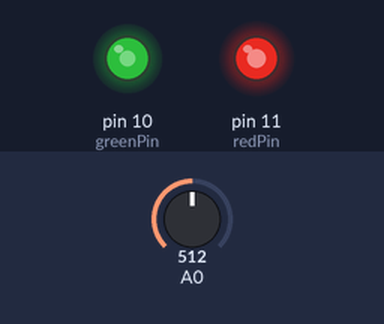
Simulated run of this sketch. Board: Arduino Uno, built with avr-gcc and run on an emulated ATmega328P. Parts: output pins drawn as LEDs (lit = HIGH). Inputs (shaded band) come from the test bench; at power-on: A0 = 512. Random numbers use the default seed unless the sketch sets one.

Above: at 20.26 s.
20.3 s: A0 set to 716
At 34.58 s:
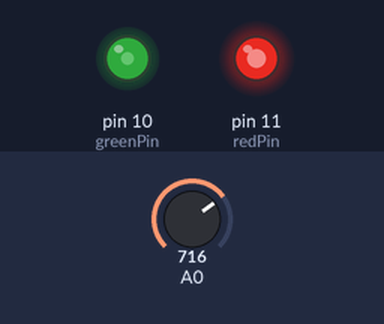
41.5 s: A0 set to 900
At 52.37 s:
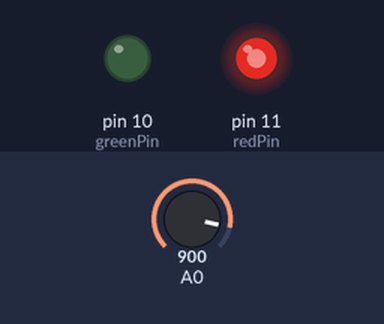
At 58.33 s:
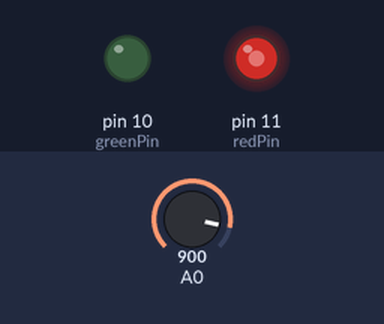
Timing chart, 0 to 60.7 s (numbered marks = the images above; inputs shaded):
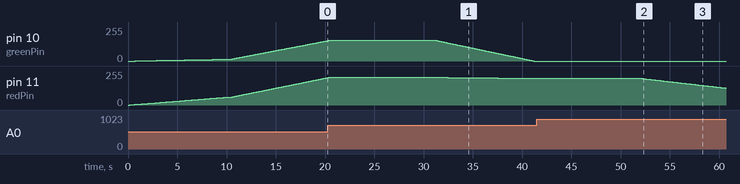

Measured:
- after the input at 41.5 s, pin 11 (redPin): moves from 200/255 to 127/255 over 8.6 s, starting after 10.6 s
- by itself, pin 10 (greenPin): rises from 152/255 to 155/255 in 0.50 s, then falls to 0/255 in 20.4 s
- by itself, pin 11 (redPin): rises from 205/255 to 207/255 in 0.05 s, then falls to 200/255 in 19.7 s

The sketch:

moodLamp.ino
```cpp
float RGB1[2], RGB2[2], INC[2];
int red, green;
int redPin = 11, greenPin = 10;

void setup(){
    randomSeed(analogRead(A0));

    for(int i=0; i<2; i++) RGB1[i]=0;
    for(int i=0; i<2; i++) RGB2[i]=random(125);
}

void loop(){
    randomSeed(analogRead(A0));
    for(int x=0; x<2; x++){
        INC[x] = (RGB1[x]-RGB2[x])/200;
    }
    for(int x=0; x<200; x++){
        red = int(RGB1[0]);
        green = int(RGB1[1]);

        analogWrite(redPin, red);
        analogWrite(greenPin, green);
        delay(50);

        RGB1[0] -= INC[0];
        RGB1[1] -= INC[1];
    }
    for(int x=0; x<2; x++){
        RGB2[x] = random(356)-100;
        RGB2[x] = constrain(RGB2[x], 0, 255);
        delay(200);
    }
}
```
